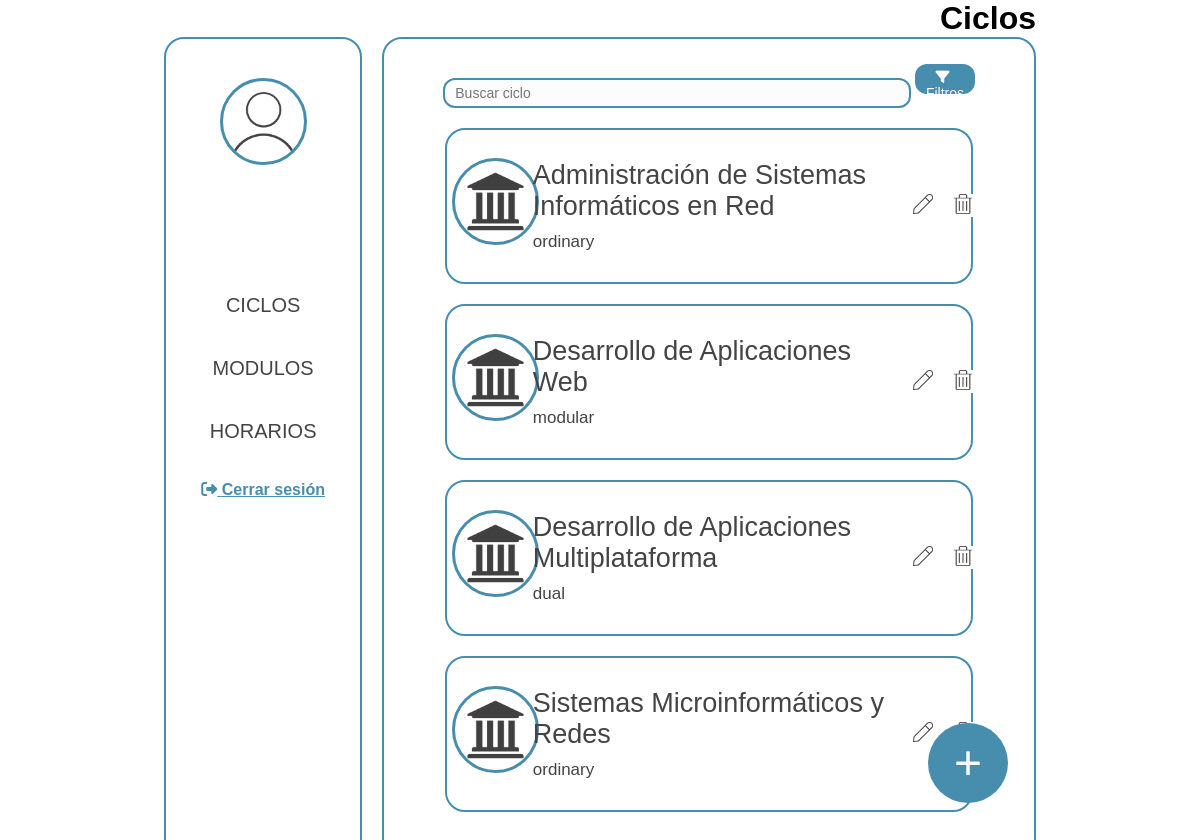
Page /GestionHorarios/www/pages/administrator_vocational_trainings.php on the earlier database version.
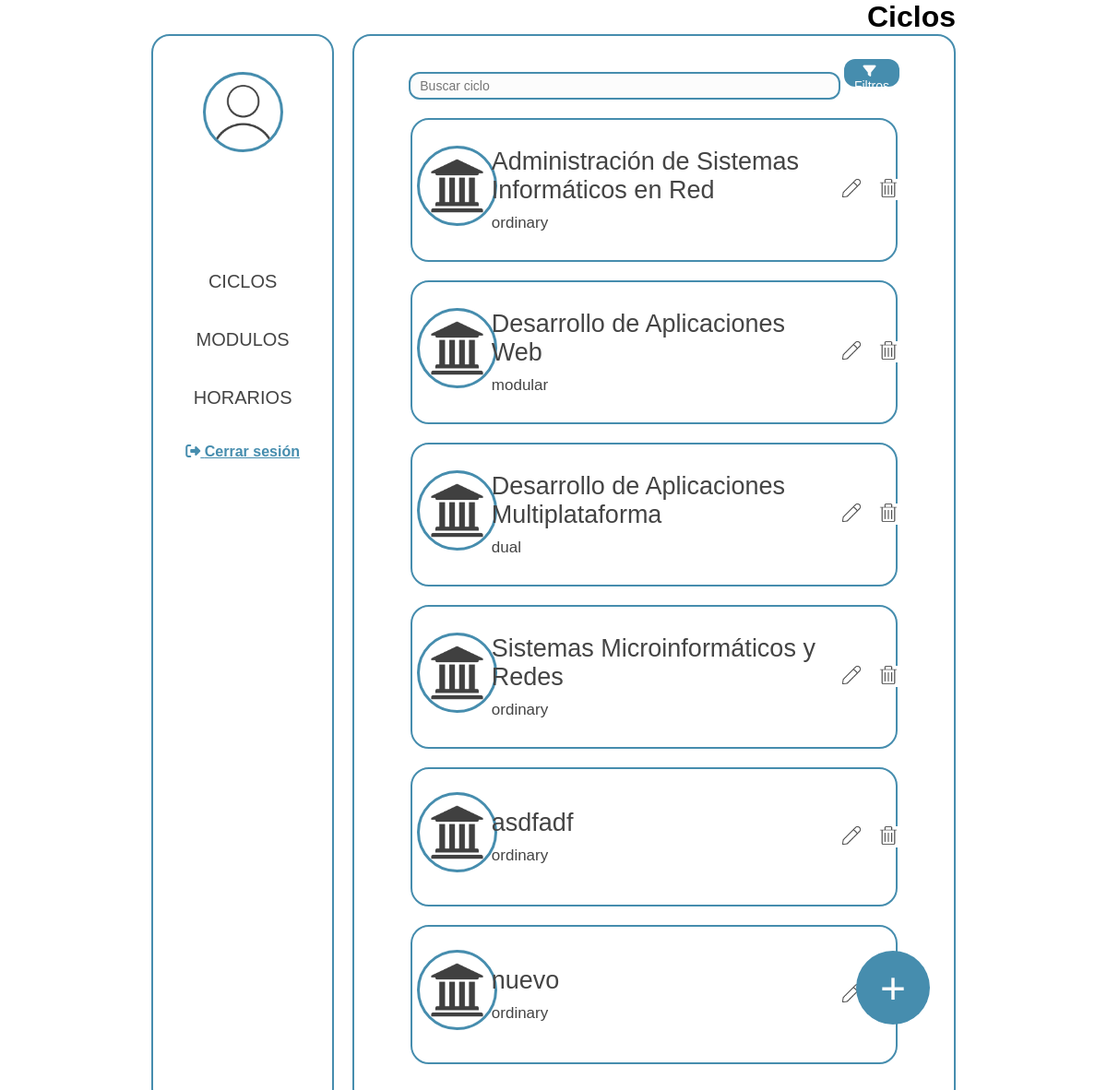
Same page on the later database version.
### tables this page shows
CREATE TABLE `vocational_trainings` (
  `id` int NOT NULL,
  `course_code` varchar(50) NOT NULL,
  `acronym` varchar(5) NOT NULL,
  `course_name` varchar(100) NOT NULL,
  `modality` enum('ordinary','dual','modular','') NOT NULL,
  `type` enum('medium','higher') NOT NULL,
  `time_stamp` datetime NOT NULL DEFAULT CURRENT_TIMESTAMP
);

### GestionHorarios/www/pages/administrator_vocational_trainings.php (the view, shortened to what the changed rows need)
<?php
include_once '../functions/connection.php';
$sql = "SELECT * FROM vocational_trainings";
$stmt = $pdo->query($sql);
$editVocationalTrainingId = null;
?>
<!DOCTYPE html>
<html lang="es">
<head>
    <link rel="stylesheet" href="../pages/css/administrator_panel.css">
</head>
<body>
    <h2>Ciclos</h2>
    <div class="container">
        <div class="container-rigth">
            <div class="mostrar-ciclos">
                <?php
                while ($fila = $stmt->fetch(PDO::FETCH_ASSOC)) {
                    $id = $fila['id'];
                    $name = $fila['course_name'];
                    $course_code = $fila['course_code'];
                    $acronym = $fila['acronym'];
                    $course_name = $fila['course_name'];
                    $modality = $fila['modality'];
                    $type = $fila['type'];
                    echo "<div class='container-user'>
                            <div class='row'>
                                <div class='user-imagen'>
                                    <img src='/images/ciclo.png' class='pic' alt='Ciclo img'>
                                </div>
                                <div class='user-texto'>
                                    <p class='texto-nombre'>$name </p>
                                    <p class='texto-ciclo'>$modality</p>
                                </div>";
                    if ($editVocationalTrainingId == $id) {
                        echo "
                                <div class='user-botones'>
                                    <form method='post' action='../functions/administrator/function_delete_user.php'>
                                        <input type='hidden' name='id' value='$id'>
                                        <button type='submit' class='btn-delete' name='btnDelete'>
                                            <img src='/images/delete.png' class='boton-icono-delete' alt='Borrar'>
                                            <img src='/images/delete_hover.png' class='delete-hover' alt='Borrar'>
                                        </button>
                                    </form>
                                </div>
                            </div>
                        <div class='user-editar'>
                            <form action='../functions/vocational_trainings/function_update_vocational_trainings.php' style='all:initial; width: 100%;' method='post'>
                                <div class='row' style='margin-left: 3.5%;'>
                                    <input class='inputs-form' type='hidden' name='id' value='$id'>
                                    <input class='inputs-form' type='text' name='txtName' value='$name' required><br>
                                    <input class='inputs-form' type='text' name='txtCourse_code' value='$course_code' placeholder='Código ciclo' required><br>
                                    <input class='inputs-form' type='text' name='txtAcronym' value='$acronym' placeholder='Siglas' ><br>
                                </div>
                                <div class='row' style='margin-left: 3.5%;'>
                                    <input class='inputs-form' type='text' name='txtCourse_name' value='$course_name' placeholder='Nome' ><br>
                                    <input class='inputs-form' type='text' name='txtModality' value='$modality' placeholder='Modalidade' ><br>
                                    <input class='inputs-form' type='text' name='txtType' value='$type' placeholder='Tipo' required><br>
                                </div>
                                <div class='row-guardar'>
                                    <button type='submit' class='btnActualizar' name='btnSave'>Actualizar</button>
                                </div>
                            </form>
                        </div>
                        ";
                    } else {
                        echo "
                        <div class='user-botones'>
                            <form method='post'>
                                <input type='hidden' name='id' value='$id'>
                                <input type='hidden' name='name' value='$name'>
                                <input type='hidden' name='course_code' value='$course_code'>
                                <input type='hidden' name='acronym' value='$acronym'>
                                <input type='hidden' name='course_name' value='$course_name'>
                                <input type='hidden' name='modality' value='$modality'>
                                <input type='hidden' name='type' value='$type'>
                                <button type='submit' class='btn' name='btnUpdate'>
                                    <img src='/images/edit.png' class='boton-icono-edit' alt='Editar'>
                                    <img src='/images/edit_hover.png' class='edit-hover' alt='Editar'>
                                </button>
                            </form>
                            <form method='post' action='../functions/administrator/function_delete_user.php'>
                                <input type='hidden' name='id' value='$id'>
                                <button type='submit' class='btn-delete' name='btnDelete'>
                                    <img src='/images/delete.png' class='boton-icono-delete' alt='Borrar'>
                                    <img src='/images/delete_hover.png' class='delete-hover' alt='Borrar'>
                                </button>
                            </form>
                        </div>
                        </div>
                        ";
                    }
                    echo "</div>";
                }
                ?>
            </div>
        </div>
    </div>
</body>
</html>

Differences in the rows shown:
added vocational_trainings: course_name "asdfadf", modality "ordinary"
added vocational_trainings: course_name "nuevo", modality "ordinary"
